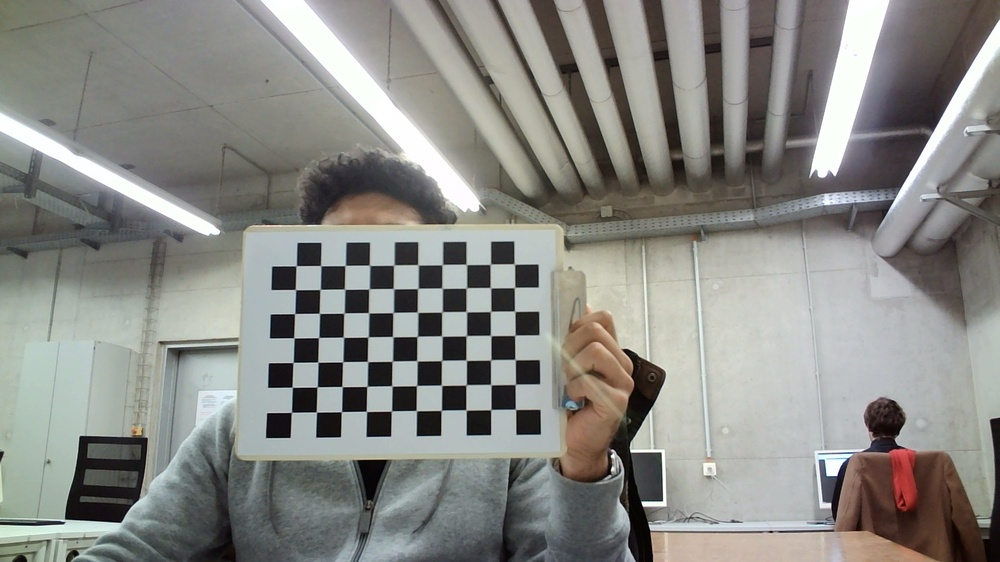
#> input picture callibration_data/image1.jpeg, 1000 x 562 px, shrunk from 1920 x 1080 before the run; its folder holds only this picture in this run
$ python cam_calibration.py
#> lines starting #> are read from the running program, lines starting #| are printed output that depends on the picture; after the words box and inside, x2 and y2 are one past the last pixel; in counts of white or black regions, pixels touching at a corner belong together; long printed decimals are rounded
import numpy as np
import cv2
import glob
import yaml

# Issue: For loop not looping

corner_x=10 # number of chessboard corner in x direction
corner_y=7 # number of chessboard corner in x direction

# termination criteria
criteria = (cv2.TERM_CRITERIA_EPS + cv2.TERM_CRITERIA_MAX_ITER, 30, 0.01)

# prepare object points, like (0,0,0), (1,0,0), (2,0,0) ....,(6,5,0)
objp = np.zeros((corner_y*corner_x,3), np.float32)
objp[:,:2] = np.mgrid[0:corner_x,0:corner_y].T.reshape(-1,2)

# Arrays to store object points and image points from a ll the images.
objpoints = [] # 3d point in real world space
jpegpoints = [] # 2d points in image plane.

source_path = 'C:\\Users\\na86666\\Desktop\\taktiles-internet-aip\\callibration_data'
#print('images found :',len(os.listdir(source_path))) # count number of images

# Create list with directories of each image
images = glob.glob(r'C:\Users\na86666\Desktop\taktiles-internet-aip\callibration_data\*.jpeg')
#print(images)
found = 0
pat_directory = r'C:\Users\na86666\Desktop\taktiles-internet-aip\Patterned_images'

for fname in images: # here, 10 can be changed to whatever number you like to choose
    jpeg = cv2.imread(fname) # capture frame by frame
#> jpeg is the input picture: shape (562, 1000, 3); mean B, G, R 132.9, 137.2, 137
    cv2.imshow('jpeg', jpeg)
    cv2.waitKey(50)
    #print(fname)
    gray = cv2.cvtColor(jpeg, cv2.COLOR_BGRA2GRAY)
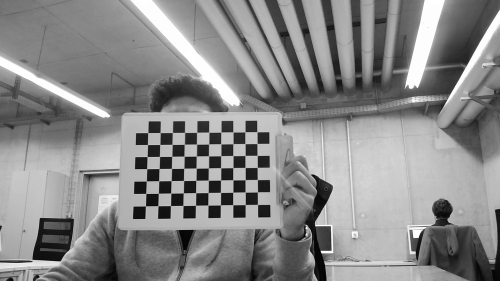
#> gray: shape (562, 1000) (shown at 1/2 size); min 0, max 255, mean 136.7

    # find the chess noard corners
    ret, corners = cv2.findChessboardCorners(gray, (corner_x,corner_y), None)
#> ret = True; corners = 70 rows, first 8: [515.4, 409.4], [490.7, 409.6], [466.1, 410], [441.3, 410.4], [416.3, 410.6], [391.4, 411], [366.4, 411.4], [341.4, 411.7]
    # if found, ass object points, image points (after refining them)
    if ret == True:

        objpoints.append(objp) #Certainly, every loop objp is the same in 3D
        corners2 = cv2.cornerSubPix(gray,corners,(20,5),(-1,-5),criteria)
#> corners2 = 70 rows, first 8: [515.5, 409.4], [490.7, 409.6], [466.1, 409.9], [441.3, 410.3], [416.3, 410.6], [391.4, 411], [366.4, 411.4], [341.4, 411.7]
        jpegpoints.append(corners2)
        # Draw and display the corners
        jpeg = cv2.drawChessboardCorners(jpeg, (corner_x,corner_y), corners2, ret)
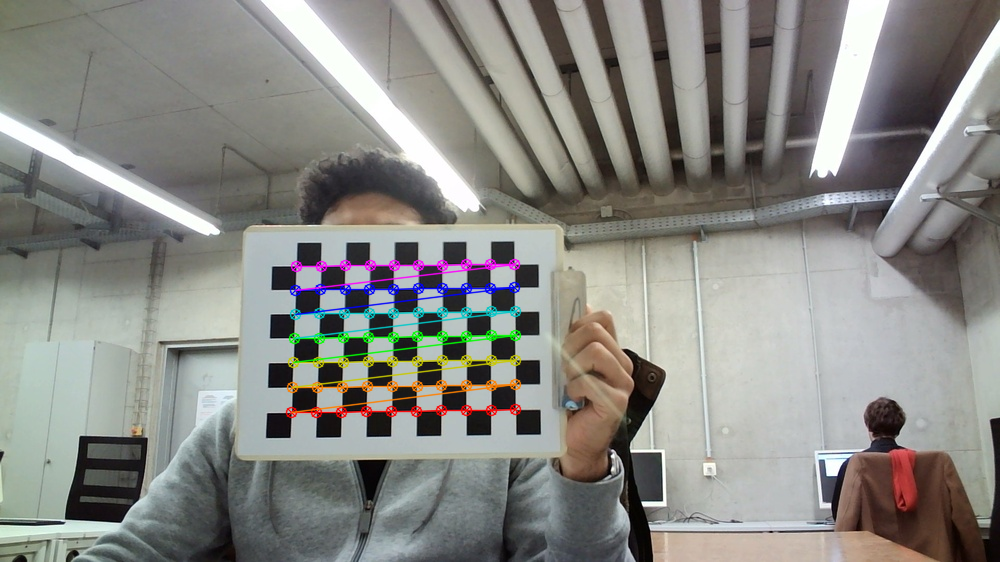
#> jpeg: shape (562, 1000, 3); 2.43% of pixels changed, all inside (x1, y1, x2, y2) = (285, 258, 522, 419)
        found += 1
        cv2.imshow('chessboard', jpeg)
        cv2.waitKey(50)
        #cv2.imwrite(str(pat_directory)+'\pat_img'+str(found)+'.jpeg', jpeg)
print("Number of images used for calibration: ", found)

 # when everything done, release the capture
#cap.release()
cv2.destroyAllWindows()

#calibration
ret, mtx, dist, rvecs, tvecs = cv2.calibrateCamera(objpoints, jpegpoints, gray.shape[::-1], None, None)
#> ret = 0.0856; mtx = [[815.2, 0, 542.9], [0, 801.6, 252.2], [0, 0, 1]]; dist = [[0.389, -2.47, -0.00383, 0.0204, 6.94]]; rvecs = ([-0.0403, 0.233, 3.12],); tvecs = ([-1.12, 6.43, 33.08],)

h, w = jpeg.shape[:2]
newcameramtx, roi=cv2.getOptimalNewCameraMatrix(mtx, dist , (w,h), 1, (w,h))
#> newcameramtx = [[912.6, 0, 530.8], [0, 817.2, 251.9], [0, 0, 1]]; roi = (154, 72, 798, 373)
#undistort image
undis_directory = r'C:\Users\na86666\Desktop\taktiles-internet-aip\Undistorted_images'
undis_cropped_directory = r'C:\Users\na86666\Desktop\taktiles-internet-aip\Undistorted_cropped_images'
found = 0
for fname in images: # here, 10 can be changed to whatever number you like to choose
     #print(fname)
     jpeg = cv2.imread(fname) # Capture frame-by-frame
     #cv2.imshow('jpeg', jpeg)
     #cv2.waitkey(500)
     found += 1
     #undistort
     dst = cv2.undistort(jpeg, mtx, dist, None, newcameramtx)
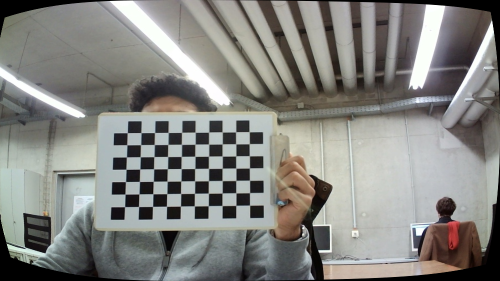
#> dst: shape (562, 1000, 3) (shown at 1/2 size); mean B, G, R 128, 132, 132.1
     cv2.imshow('undistorted', dst)
     cv2.waitKey(500)
     #cv2.imwrite(str(undis_directory)+'\imdist_img'+str(found)+'.jpeg', dst)

     # crop the image
     x, y, w, h = roi
#> x = 154; y = 72; w = 798; h = 373
     dst = dst[y:y+h, x:x+w]
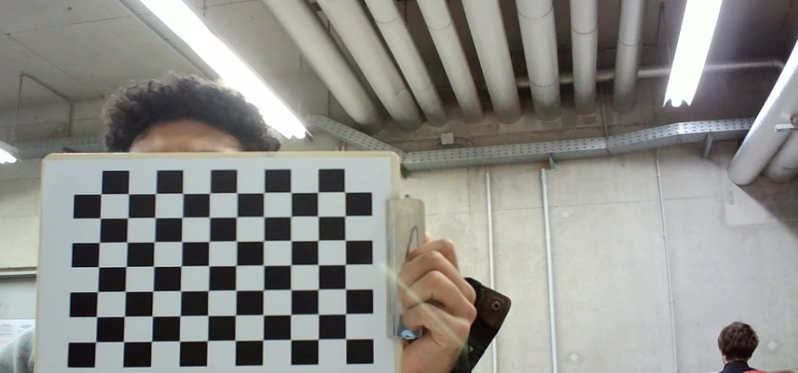
#> dst: shape (373, 798, 3); mean B, G, R 136.4, 141.1, 141.2
     #cv2.imshow('calibration.png',dst)
     cv2.imshow('undistort_cropped', dst)
     cv2.waitKey(500)
     #cv2.imwrite(str(undis_cropped_directory)+'\imdist_cropped_img'+str(found)+'.jpeg', dst)

cv2.destroyAllWindows()

# transforms the matrix distortion coefficients to writeable lists
data= {'camera_matrix': np.asarray(mtx).tolist(), 'new_camera_matrix': np.asarray(newcameramtx).tolist(), 'dist_coeff': np.asarray(dist).tolist()}
#> data = {'camera_matrix': [[815.2, 0, 542.9], [0, 801.6, 252.2], [0, 0, 1]], 'new_camera_matrix': [[912.6, 0, 530.8], [0, 817.2, 251.9], [0, 0, 1]], 'dist_coeff': [[0.389, -2.47, -0.00383, 0.0204, 6.94]]}
print("Camera Matrix: ",mtx)
#| Camera Matrix:  [[815.201   0.         542.940]
#|  [  0.         801.559 252.209]
#|  [  0.           0.           1.        ]]
print("Distortion Coefficients: ", dist)
#| Distortion Coefficients:  [[ 3.89310483e-01 -2.46550163e+00 -3.82960606e-03  2.03706533e-02
#|    6.93973086e+00]]
print("Optimized Camera Matrix: ", newcameramtx)
#| Optimized Camera Matrix:  [[912.603    0.         530.825]
#|  [  0.         817.158 251.920]
#|  [  0.           0.           1.        ]]
# and save it to a file
with open("calibration_matrix.yaml", "w")as f:
    yaml.dump(data, f)

$ run again, on callibration_data/image5.jpeg
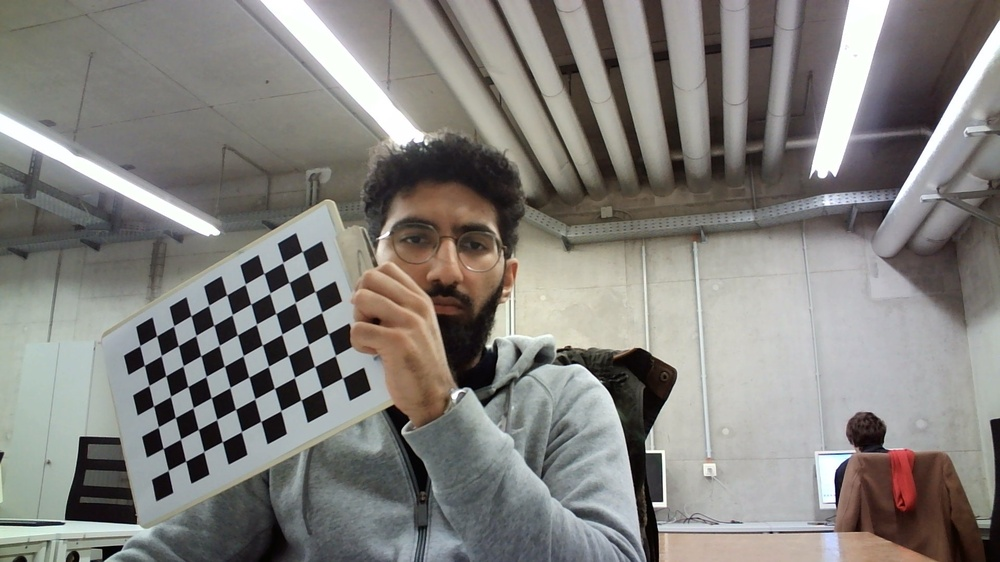
#> input picture callibration_data/image5.jpeg, 1000 x 562 px, shrunk from 1920 x 1080 before the run
#> jpeg is the input picture: shape (562, 1000, 3); mean B, G, R 125.7, 129.6, 131.7
#> `ret, corners = cv2.findChessboardCorners(gray, (corner_x,corner_y), No..`: ret = True; corners = 70 rows, first 8: [342.4, 378], [321.5, 389], [300.9, 399.9], [280.8, 410.6], [260.7, 421.4], [241.4, 431.6], [222.3, 441.7], [203.7, 451.5]
#> corners2 = 70 rows, first 8: [342.4, 377.9], [321.6, 388.9], [300.9, 399.9], [280.8, 410.7], [251.4, 426.3], [241.4, 431.6], [213.3, 446.5], [194.5, 456.5]
#> `jpeg = cv2.drawChessboardCorners(jpeg, (corner_x,corner_y), corners2, ..`:
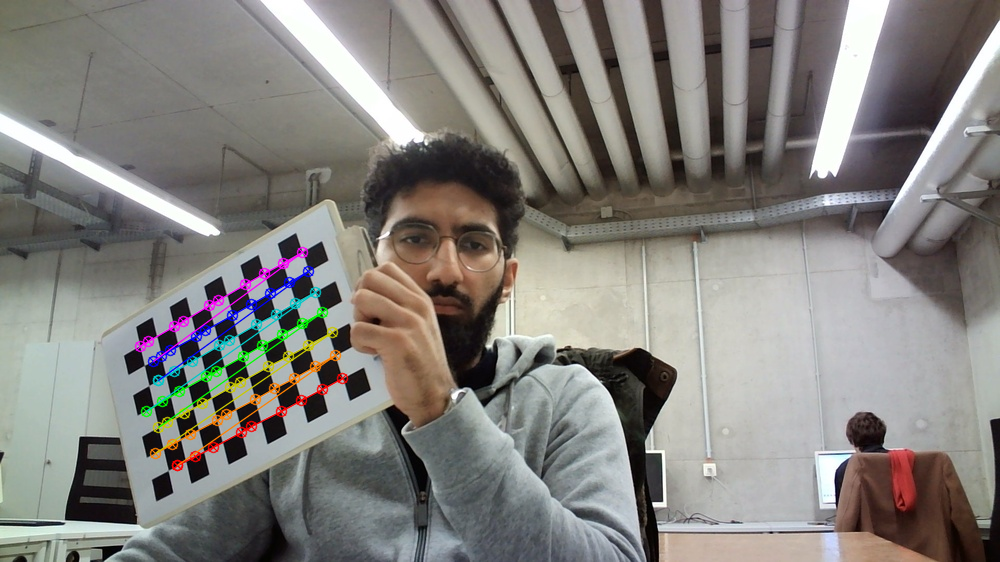
#> jpeg: shape (562, 1000, 3); 2.03% of pixels changed, all inside (x1, y1, x2, y2) = (134, 246, 349, 472)
#> `ret, mtx, dist, rvecs, tvecs = cv2.calibrateCamera(objpoints, jpegpoin..`: ret = 4.2; mtx = [[759.2, 0, 422.2], [0, 978.6, 333.1], [0, 0, 1]]; dist = [[-1.47, 17.61, -0.056, 0.00398, -72.9]]; rvecs = ([0.0709, 0.895, 2.56],); tvecs = ([-3.21, 1.41, 30.28],)
#> newcameramtx = [[759.2, 0, 422.2], [0, 795.4, 342.6], [0, 0, 1]]; roi = (0, 74, 999, 454)
#> `x, y, w, h = roi`: x = 0; y = 74; w = 999; h = 454
#> `dst = dst[y:y+h, x:x+w]`:
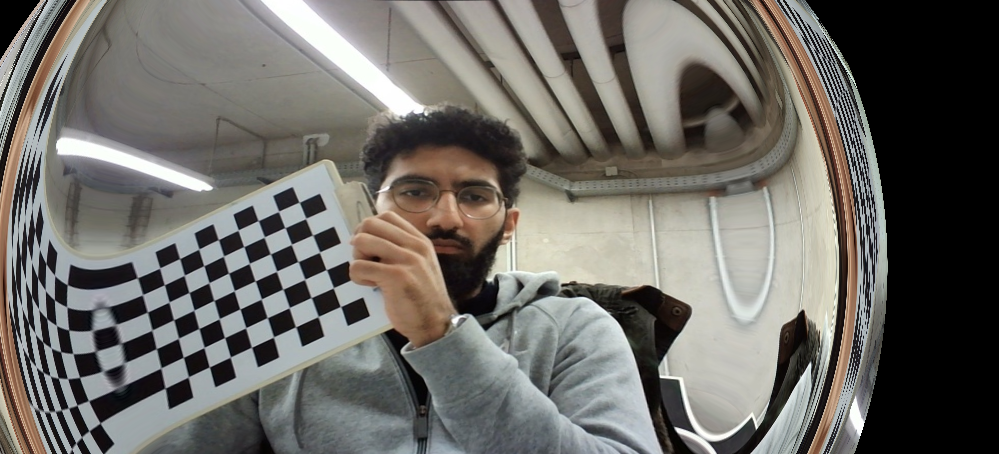
#> dst: shape (454, 999, 3); mean B, G, R 102.3, 107.2, 109.4
#> data = {'camera_matrix': [[759.2, 0, 422.2], [0, 978.6, 333.1], [0, 0, 1]], 'new_camera_matrix': [[759.2, 0, 422.2], [0, 795.4, 342.6], [0, 0, 1]], 'dist_coeff': [[-1.47, 17.61, -0.056, 0.00398, -72.9]]}
#| Camera Matrix:  [[759.203   0.         422.244]
#|  [  0.         978.560 333.091 ]
#|  [  0.           0.           1.        ]]
#| Distortion Coefficients:  [[-1.47423563e+00  1.76124426e+01 -5.59834336e-02  3.97755908e-03
#|   -7.28957059e+01]]
#| Optimized Camera Matrix:  [[759.203   0.         422.244]
#|  [  0.         795.399 342.557]
#|  [  0.           0.           1.        ]]

$ run again, on callibration_data/image6.jpeg
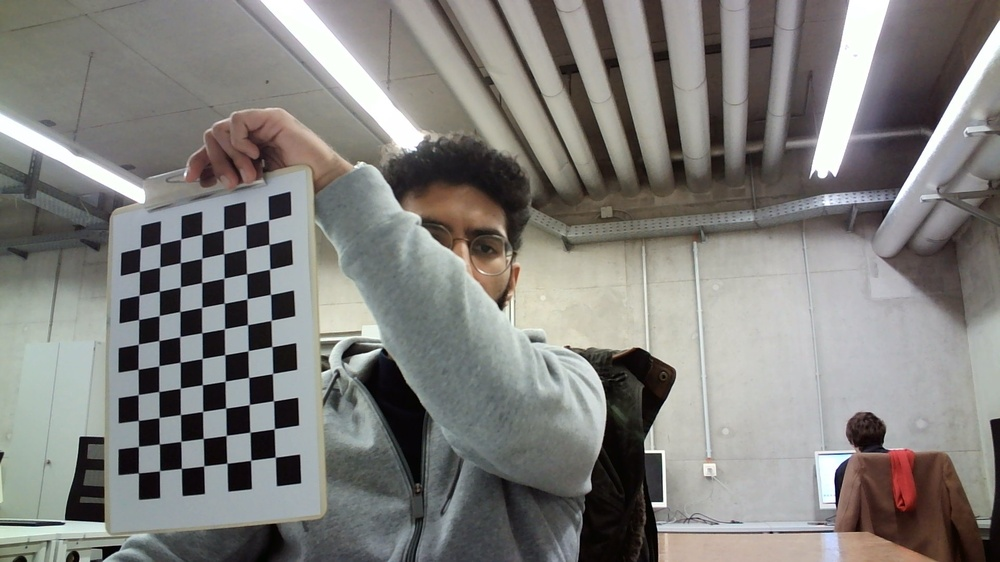
#> input picture callibration_data/image6.jpeg, 1000 x 562 px, shrunk from 1920 x 1080 before the run
#> jpeg is the input picture: shape (562, 1000, 3); mean B, G, R 124.7, 128, 129.3
#> `ret, corners = cv2.findChessboardCorners(gray, (corner_x,corner_y), No..`: ret = True; corners = 70 rows, first 8: [268.5, 220.1], [269.1, 244.3], [269.6, 269.1], [270.5, 294.4], [271.1, 320.3], [271.7, 346.5], [272.5, 373.5], [273.4, 400.7]
#> corners2 = 70 rows, first 8: [268.6, 220.2], [269.1, 244.3], [269.7, 269.2], [270.5, 294.4], [271.2, 320.4], [271.8, 346.6], [272.6, 373.5], [273.4, 400.8]
#> `jpeg = cv2.drawChessboardCorners(jpeg, (corner_x,corner_y), corners2, ..`:
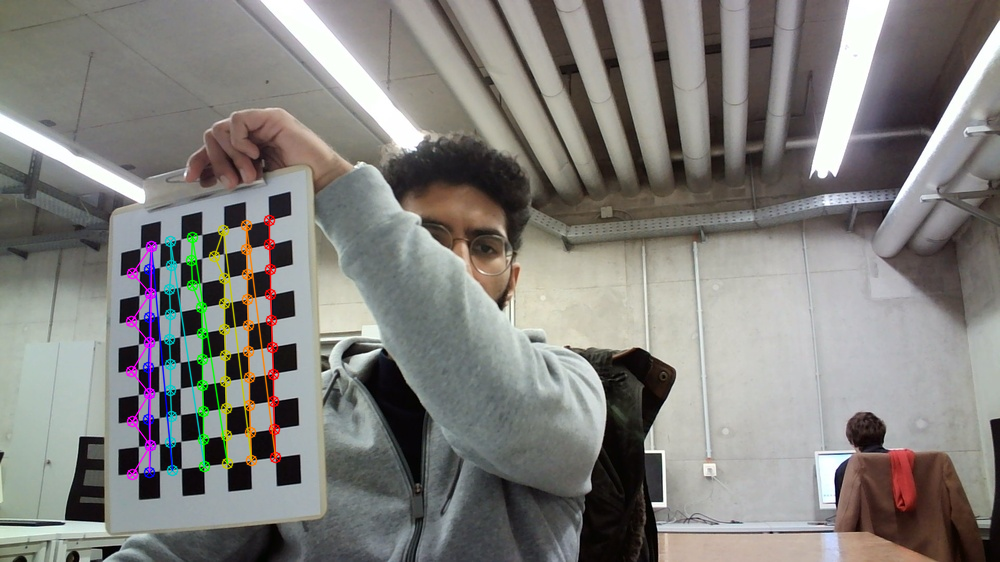
#> jpeg: shape (562, 1000, 3); 2.33% of pixels changed, all inside (x1, y1, x2, y2) = (125, 214, 282, 481)
#> `ret, mtx, dist, rvecs, tvecs = cv2.calibrateCamera(objpoints, jpegpoin..`: ret = 4.62; mtx = [[773.4, 0, 500.9], [0, 700.2, 223.8], [0, 0, 1]]; dist = [[-0.3, 5.78, 0.14, 0.267, -8.94]]; rvecs = ([0.37, -0.245, 1.54],); tvecs = ([-8.99, -0.638, 22.04],)
#> newcameramtx = [[978.2, 0, 633.5], [0, 603.1, 270.5], [0, 0, 1]]; roi = (0, 116, 852, 272)
#> `x, y, w, h = roi`: x = 0; y = 116; w = 852; h = 272
#> `dst = dst[y:y+h, x:x+w]`:
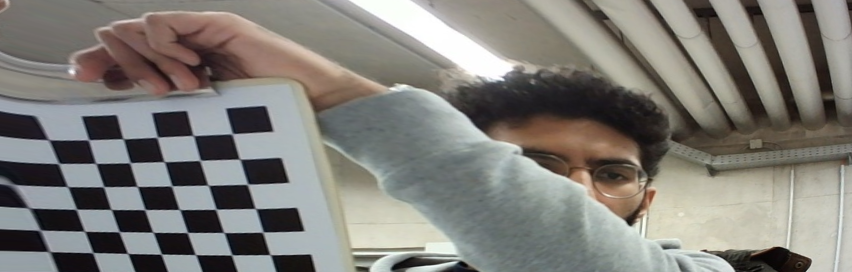
#> dst: shape (272, 852, 3); mean B, G, R 120.9, 126.3, 128.6
#> data = {'camera_matrix': [[773.4, 0, 500.9], [0, 700.2, 223.8], [0, 0, 1]], 'new_camera_matrix': [[978.2, 0, 633.5], [0, 603.1, 270.5], [0, 0, 1]], 'dist_coeff': [[-0.3, 5.78, 0.14, 0.267, -8.94]]}
#| Camera Matrix:  [[773.397   0.         500.929]
#|  [  0.         700.187 223.780]
#|  [  0.           0.           1.        ]]
#| Distortion Coefficients:  [[-0.3002  5.782  0.1403  0.2672 -8.944]]
#| Optimized Camera Matrix:  [[978.153    0.         633.550]
#|  [  0.         603.127 270.526]
#|  [  0.           0.           1.        ]]
